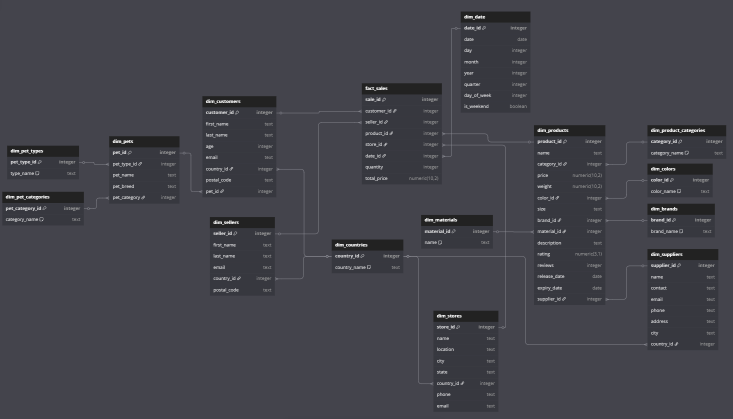
#> input picture 6-sem/big-data-analysis/lab-1/db_schema.png, 1466 x 838 px (shown at 1/2 size)
$ python glitch_art.py ../../../6-sem/big-data-analysis/lab-1/db_schema.png out.png
#> lines starting #> are read from the running program, lines starting #| are printed output that depends on the picture
#!/usr/bin/env python3
"""
glitch_art.py — simple CLI to apply glitch-art style distortions to an image.

Usage examples:
  python glitch_art.py input.jpg out_rgb.png --mode rgb_shift --strength 0.6
  python glitch_art.py input.jpg out_wave.png --mode wave --strength 0.4 --seed 42
  python glitch_art.py input.jpg out_slice.png --mode slice --strength 0.8
  python glitch_art.py input.jpg out_jpeg.png --mode jpeg_corrupt --strength 0.5

Requirements: Pillow, numpy
  pip install pillow numpy
"""

import argparse
import io
import math
import os
import random
from typing import Tuple

import numpy as np
from PIL import Image, ImageOps, ImageFile


ImageFile.LOAD_TRUNCATED_IMAGES = True


def clamp01(x: float) -> float:
#> in main, im is the input picture: PIL image 1466x838 RGBA; mean R, G, B, A 66.3, 66.5, 74, 255
    return max(0.0, min(1.0, float(x)))


def roll_channel(img: np.ndarray, dx: int, dy: int) -> np.ndarray:
    return np.roll(np.roll(img, dy, axis=0), dx, axis=1)


def rgb_shift(im: Image.Image, strength: float, seed: int = None) -> Image.Image:
#> called with strength = 0.4
    rng = random.Random(seed)
    arr = np.array(im.convert("RGB"))
    h, w, c = arr.shape
#> h = 838; w = 1466; c = 3
    max_shift = max(1, int(2 + 28 * clamp01(strength)))

    shifts = []
    for _ in range(3):
        dx = rng.randint(-max_shift, max_shift)
        dy = rng.randint(-max_shift, max_shift)
        shifts.append((dx, dy))
    r = roll_channel(arr[:, :, 0], *shifts[0])
#> in roll_channel, `return np.roll(np.roll(img, dy, axis=0), dx, axis=1)`:
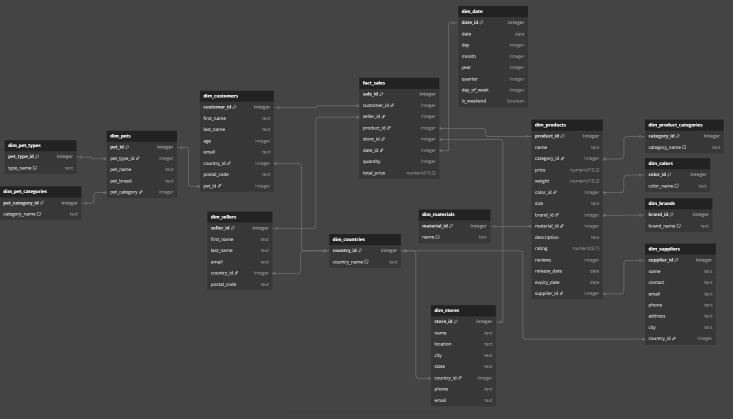
#> returned value: shape (838, 1466) (shown at 1/2 size); min 34, max 255, mean 66.3
    g = roll_channel(arr[:, :, 1], *shifts[1])
    b = roll_channel(arr[:, :, 2], *shifts[2])
#> call 3 of roll_channel, with dx = 11, dy = 13
#> in roll_channel (call 3), `return np.roll(np.roll(img, dy, axis=0), dx, axis=1)`:
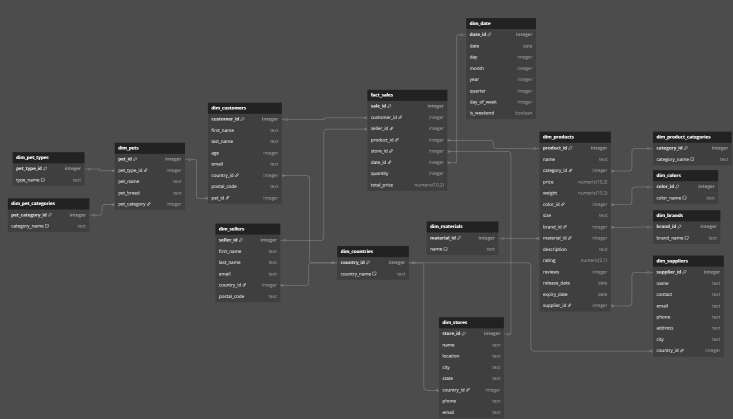
#> returned value: shape (838, 1466) (shown at 1/2 size); min 34, max 255, mean 74
    out = np.stack([r, g, b], axis=2)
    return Image.fromarray(out)


def slice_displacement(im: Image.Image, strength: float, seed: int = None) -> Image.Image:
#> called with strength = 0.45
    rng = random.Random(seed)
    arr = np.array(im.convert("RGB"))
    h, w, _ = arr.shape
#> h = 838; w = 1466
    # number of slices proportional to strength
    n_slices = 6 + int(40 * clamp01(strength))
    max_offset = max(2, int(4 + 60 * clamp01(strength)))
    horizontal_ratio = 0.7

    out = arr.copy()
    for i in range(n_slices):
        if rng.random() < horizontal_ratio:
            # horizontal band
            band_h = rng.randint(max(2, int(h * 0.01)), max(3, int(h * (0.03 + 0.12 * strength))))
            y = rng.randint(0, max(0, h - band_h))
            dx = rng.randint(-max_offset, max_offset)
            out[y:y+band_h, :, :] = np.roll(out[y:y+band_h, :, :], dx, axis=1)
        else:
            # vertical band
            band_w = rng.randint(max(2, int(w * 0.01)), max(3, int(w * (0.03 + 0.12 * strength))))
            x = rng.randint(0, max(0, w - band_w))
            dy = rng.randint(-max_offset, max_offset)
            out[:, x:x+band_w, :] = np.roll(out[:, x:x+band_w, :], dy, axis=0)
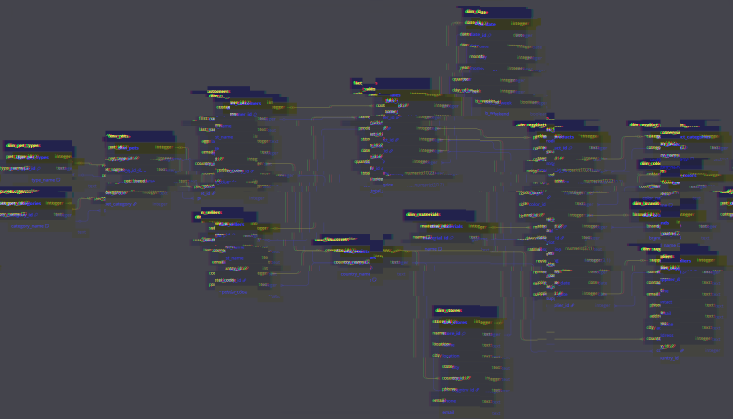
#> out: shape (838, 1466, 3) (shown at 1/2 size); mean R, G, B 66.3, 66.5, 74
    return Image.fromarray(out)


def wave_distortion(im: Image.Image, strength: float, seed: int = None) -> Image.Image:
#> called with strength = 0.5
    rng = random.Random(seed)
    arr = np.array(im.convert("RGB"))
    h, w, _ = arr.shape
#> h = 838; w = 1466
    y_coords, x_coords = np.meshgrid(np.arange(h), np.arange(w), indexing="ij")

    A = (0.01 + 0.11 * clamp01(strength)) * min(w, h)
#> A = 54.47
    lam = (0.9 - 0.65 * clamp01(strength)) * min(w, h)
#> lam = 481.8
    k = 2 * math.pi / max(1.0, lam)
#> k = 0.013

    phase_x = rng.uniform(0, 2 * math.pi)
    phase_y = rng.uniform(0, 2 * math.pi)

    # displacement fields
    dx = (A * np.sin(k * y_coords + phase_y)).astype(np.float32)
    dy = (A * np.sin(k * x_coords + phase_x)).astype(np.float32)

    # destination coords
    x_new = (x_coords + dx).clip(0, w - 1)
    y_new = (y_coords + dy).clip(0, h - 1)

    # bilinear sampling
    x0 = np.floor(x_new).astype(np.int32)
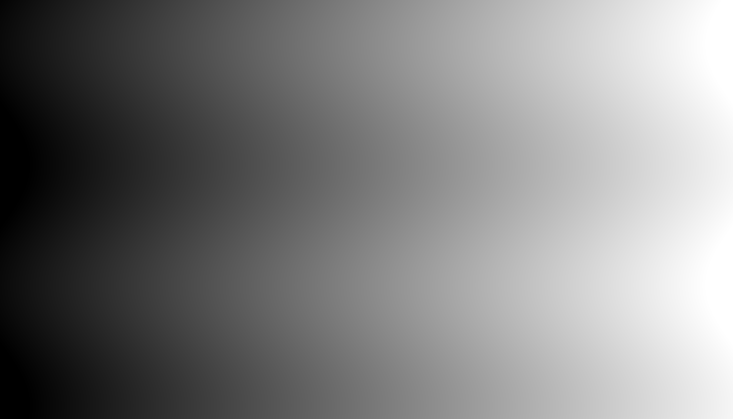
#> x_new: shape (838, 1466) float64 (shown at 1/2 size); min 0, max 1465, mean 735.3; drawn with min black and max white
    x1 = np.clip(x0 + 1, 0, w - 1)
    y0 = np.floor(y_new).astype(np.int32)
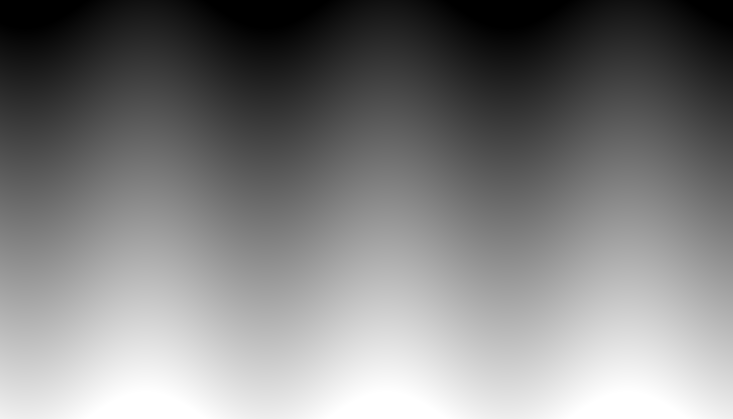
#> y_new: shape (838, 1466) float64 (shown at 1/2 size); min 0, max 837, mean 417.9; drawn with min black and max white
    y1 = np.clip(y0 + 1, 0, h - 1)

    wx = (x_new - x0)[..., None]
    wy = (y_new - y0)[..., None]

    c00 = arr[y0, x0]
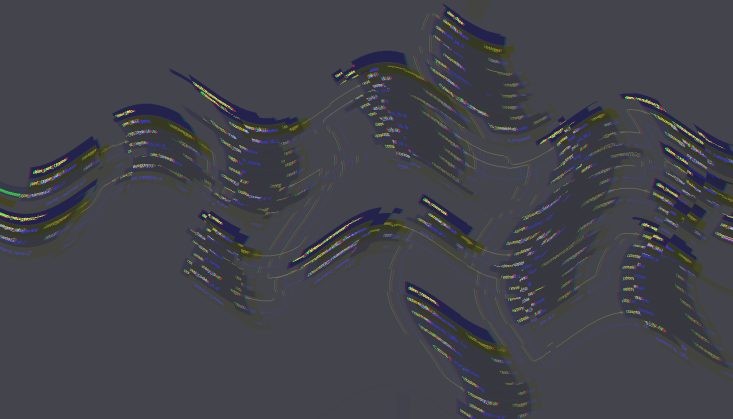
#> c00: shape (838, 1466, 3) (shown at 1/2 size); mean R, G, B 66.3, 66.5, 73.9
    c01 = arr[y0, x1]
    c10 = arr[y1, x0]
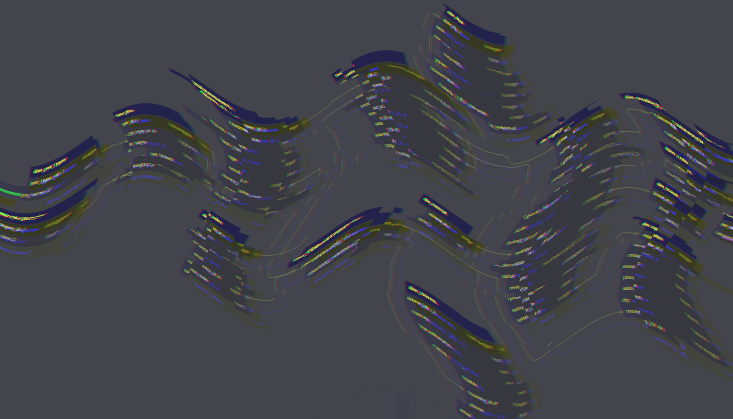
#> c10: shape (838, 1466, 3) (shown at 1/2 size); mean R, G, B 66.3, 66.5, 73.9
    c11 = arr[y1, x1]

    top = c00 * (1 - wx) + c01 * wx
    bottom = c10 * (1 - wx) + c11 * wx
    out = (top * (1 - wy) + bottom * wy).astype(np.uint8)

    return Image.fromarray(out)


# [54 lines left out: function jpeg_corrupt, not called in this run]


def apply_mode(im: Image.Image, mode: str, strength: float, seed: int = None) -> Image.Image:
    if mode == "rgb_shift":
        return rgb_shift(im, strength, seed)
    if mode == "slice":
        return slice_displacement(im, strength, seed)
    if mode == "wave":
        return wave_distortion(im, strength, seed)
    if mode == "jpeg_corrupt":
        return jpeg_corrupt(im, strength, seed)
    if mode == "combo":
        # layered look: rgb_shift -> slice -> wave
        im1 = rgb_shift(im, strength * 0.8, seed)
        im2 = slice_displacement(im1, strength * 0.9, seed)
        im3 = wave_distortion(im2, strength, seed)
        return im3
    raise ValueError(f"Unknown mode: {mode}")


def main():
    parser = argparse.ArgumentParser(description="Glitch-art distortions with adjustable strength.")
    parser.add_argument("input", help="Input image path")
    parser.add_argument("output", help="Output image path")
    parser.add_argument("--mode", choices=["rgb_shift", "slice", "wave", "jpeg_corrupt", "combo"], default="combo",
                        help="Type of glitch to apply")
    parser.add_argument("--strength", type=float, default=0.5, help="Glitch strength in [0..1]")
    parser.add_argument("--seed", type=int, default=None, help="Random seed for reproducibility")
    args = parser.parse_args()

    strength = clamp01(args.strength)

    im = Image.open(args.input)
    im = ImageOps.exif_transpose(im)

    out = apply_mode(im, args.mode, strength, args.seed)
    out.save(args.output)
    print(f"[OK] Saved {args.output} ({args.mode}, strength={strength})")


if __name__ == "__main__":
    main()
